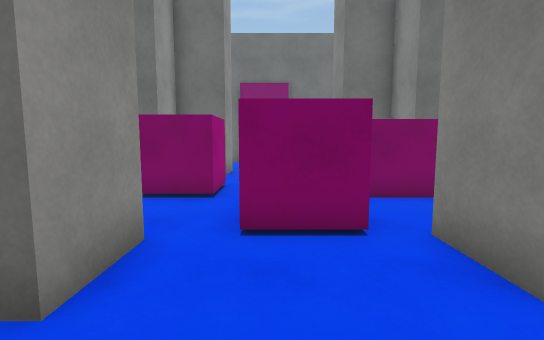
View 1 (above)

16 first-person views from a walk through a scene from a Unity 3-D project. The camera is 1.5 m above the floor, tilts 6° down and sees 85° across. The floor is counted in squares, 1 m on a side. Each view is taken from the middle of a square. On the plan, view 1 faces up. The plan holds only what a view shows up to about 15 squares ahead; the rest is blank. The place goes on beyond the plan. The player is left out. Surface patterns are stand-ins for the level's own textures.

View 2
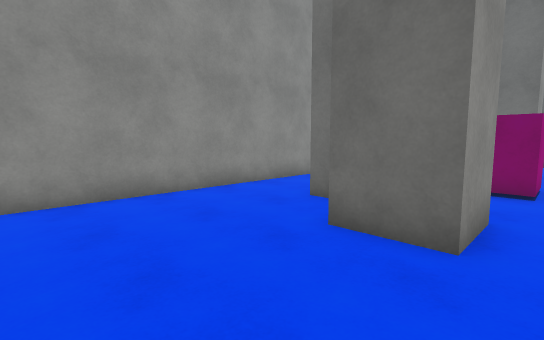

View 3
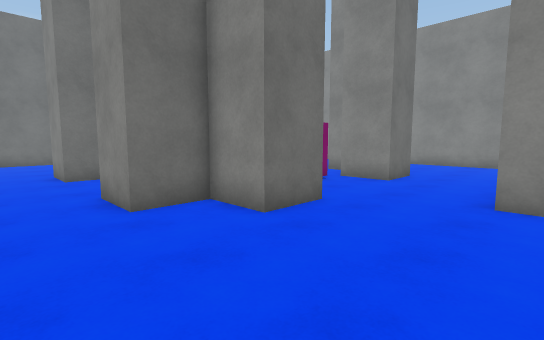

View 4
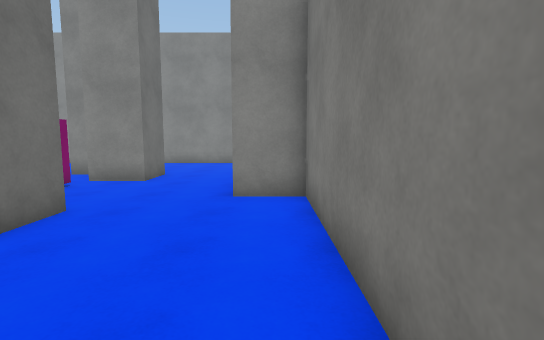

View 5
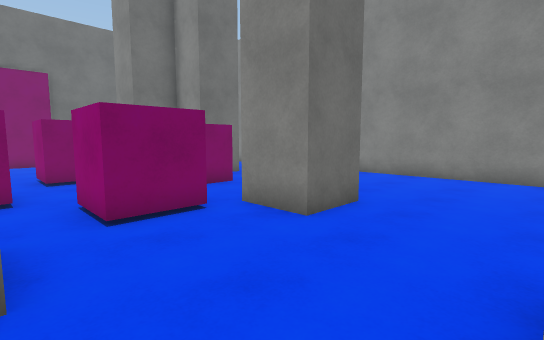

View 6
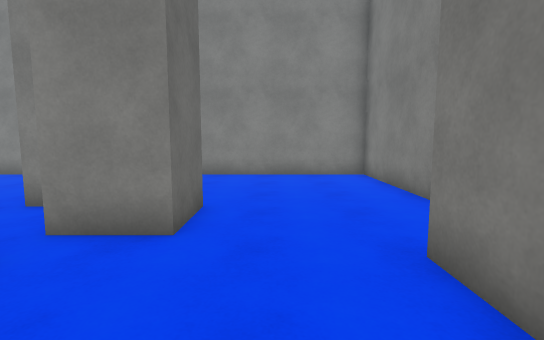

View 7
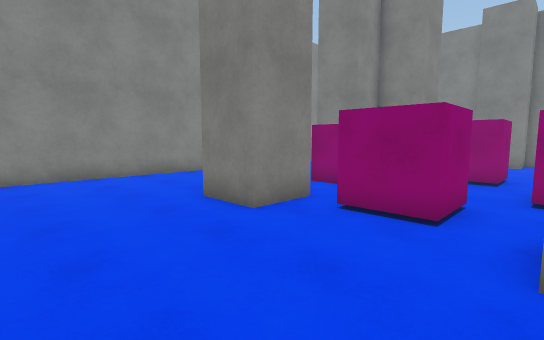

View 8
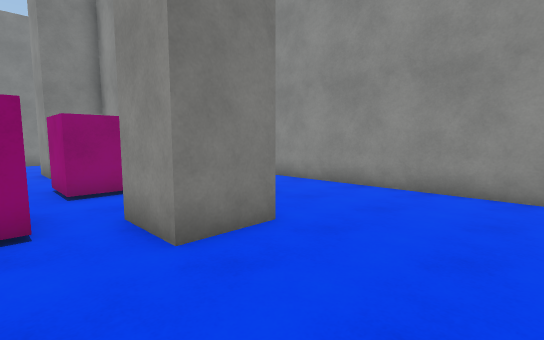

View 9
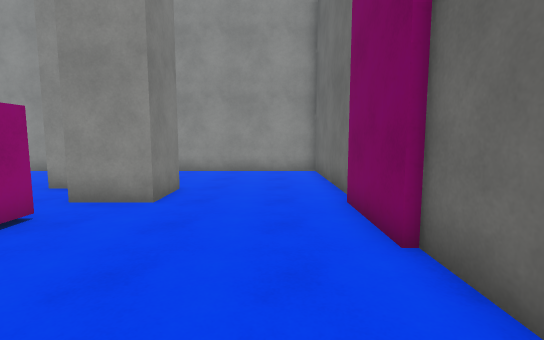

View 10
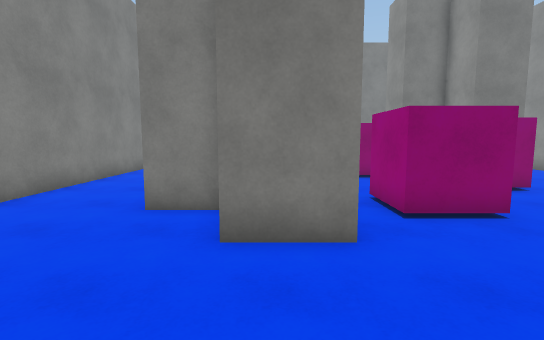

View 11
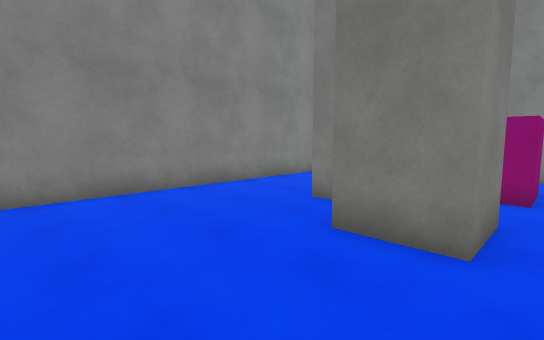

View 12
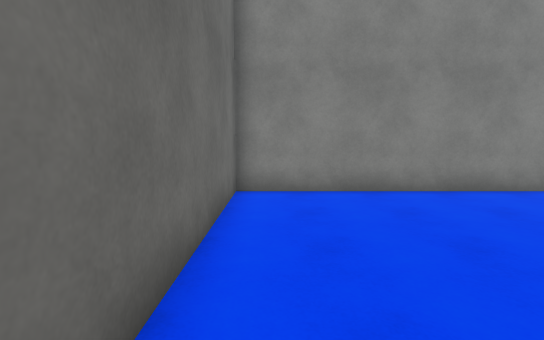

View 13
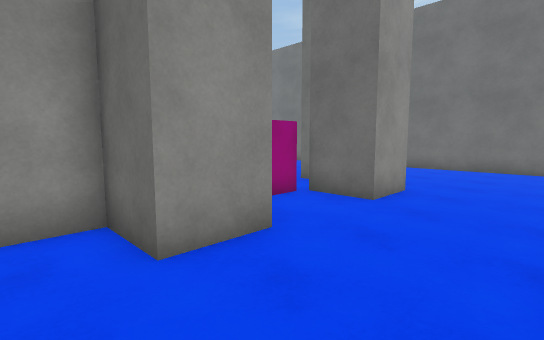

View 14
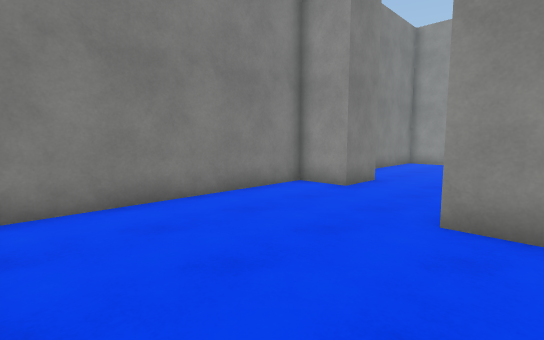

View 15
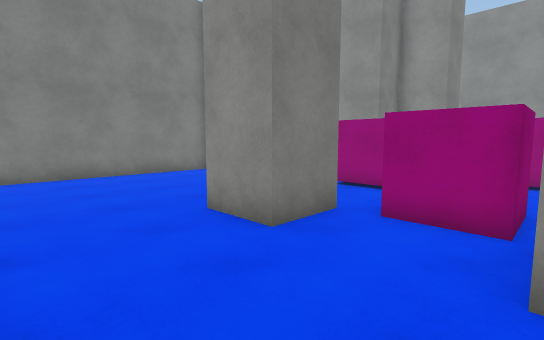

View 16
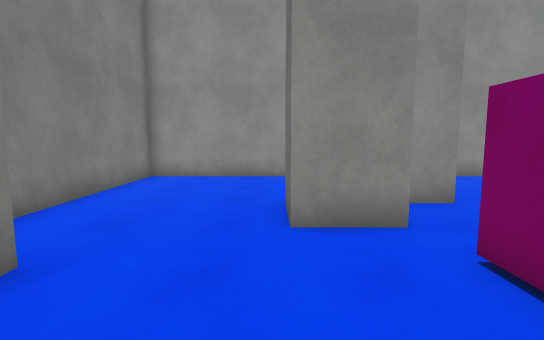

### Floor plan
Points are (right, up) in squares from view 1. A wall is a line through its corners. A room is listed if a view was taken in it or the views show most of it. See-through windows are left out.
Room 1 (views 1, 2, 3, 4, 5, 6)
walls: (-1.9, 2.3) (-3.9, 2.3) (-3.9, 4.3) (-5.8, 4.3) (-5.8, 6.4); (-8.8, 7.6) (-8.8, -2.9) (-0.3, -2.9) (-0.3, -1)
ways out: opening at (-7.5, 6.5) to room 2; opening at (-1, 0.3) to room 2
Room 2 (views 7, 8, 9, 10, 11, 12, 13, 14, 15, 16)
walls: (3.2, 11.8) (2.8, 11.8) (2.8, 13.8) (4.9, 13.8); (4.5, 5.8) (4.5, 6.5) (6.5, 6.5) (6.5, 4.5) (4.5, 4.5) (4.5, 2.5) (2.5, 2.5) (2.5, 4.6); (5, 11.8) (6.7, 11.8) (6.7, 9.9) (4.6, 9.9); (-1.9, 4.4) (-1.9, 2.3); (-3.8, 10.9) (-3.8, 10.2); (-3.8, 6.4) (-3.8, 5.1); (-4.8, 10.2) (-5.8, 10.2) (-5.8, 12.2); (-4, 14.2) (-1.9, 14.2) (-1.9, 12.1); (1.1, 18.8) (-2, 18.8); (-0.3, -1) (1.7, -1) (1.7, -2.9) (10.4, -2.9) (10.4, 19) (1, 19); (-2.9, 19) (-8.8, 19) (-8.8, 7.6)
ways out: opening at (-7.5, 6.5) to room 1; opening at (-1, 0.3) to room 1
objects: pink cube (-3, 8) to (-2, 9); pink cube (0, 5) to (1, 6); pink cube (0, 11) to (1, 12); pink cube (3, 8) to (5, 9)

Where each view was taken, in squares from view 1:
view 1: 0 up, 0 right, facing up
view 2: 2 down, 1 left, facing up-left
view 3: 2 down, 8 left, facing up-right
view 4: 2 down, 8 left, facing right
view 5: 1 down, 2 left, facing up-right
view 6: 1 up, 2 left, facing right
view 7: 18 up, 2 left, facing down-right
view 8: 18 up, 0 right, facing down-left
view 9: 17 up, 5 right, facing left
view 10: 18 up, 4 right, facing down
view 11: 18 up, 2 right, facing down-right
view 12: 18 up, 2 right, facing right
view 13: 3 up, 10 right, facing up-left
view 14: 4 up, 10 right, facing down-left
view 15: 10 up, 10 right, facing down-left
view 16: 2 up, 3 right, facing left
